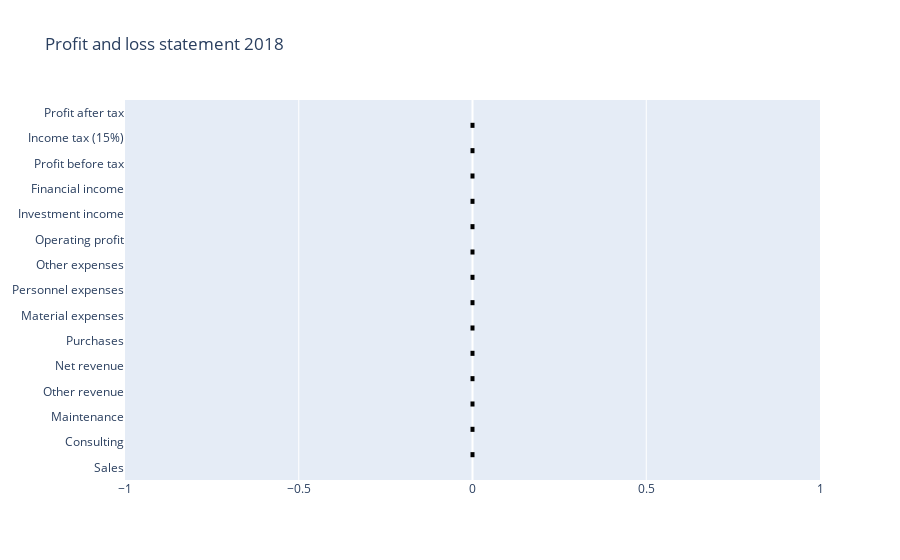

Notebook cell for this chart:
### Code cell
fig = go.Figure(go.Waterfall(
    name = "2018", orientation = "h", measure = ['total']*len(l),
    y = ["Sales", "Consulting", "Maintenance", "Other revenue", "Net revenue", "Purchases", "Material expenses",
       "Personnel expenses", "Other expenses", "Operating profit", "Investment income", "Financial income",
       "Profit before tax", "Income tax (15%)", "Profit after tax"],
    x = [375, 128, 78, 27, None, -327, -12, -78, -12, None, 32, 89, None, -45, None],
    connector = {"mode":"between", "line":{"width":4, "color":"rgb(0, 0, 0)", "dash":"solid"}}
))

fig.update_layout(title = "Profit and loss statement 2018")

fig.show()

### Figure 1 — Plotly figure (JSON) as saved in the notebook; plotly's stock layout.template omitted (floating-point values rounded to 4 significant figures)
{"data": [{"connector": {"line": {"color": "rgb(0, 0, 0)", "dash": "solid", "width": 4}, "mode": "between"}, "measure": ["total", "total", "total", "total", "total", "total", "total", "total", "total", "total", "total", "total", "total", "total", "total"], "name": "2018", "orientation": "h", "type": "waterfall", "x": [375, 128, 78, 27, null, -327, -12, -78, -12, null, 32, 89, null, -45, null], "y": ["Sales", "Consulting", "Maintenance", "Other revenue", "Net revenue", "Purchases", "Material expenses", "Personnel expenses", "Other expenses", "Operating profit", "Investment income", "Financial income", "Profit before tax", "Income tax (15%)", "Profit after tax"]}], "layout": {"title": {"text": "Profit and loss statement 2018"}}}
